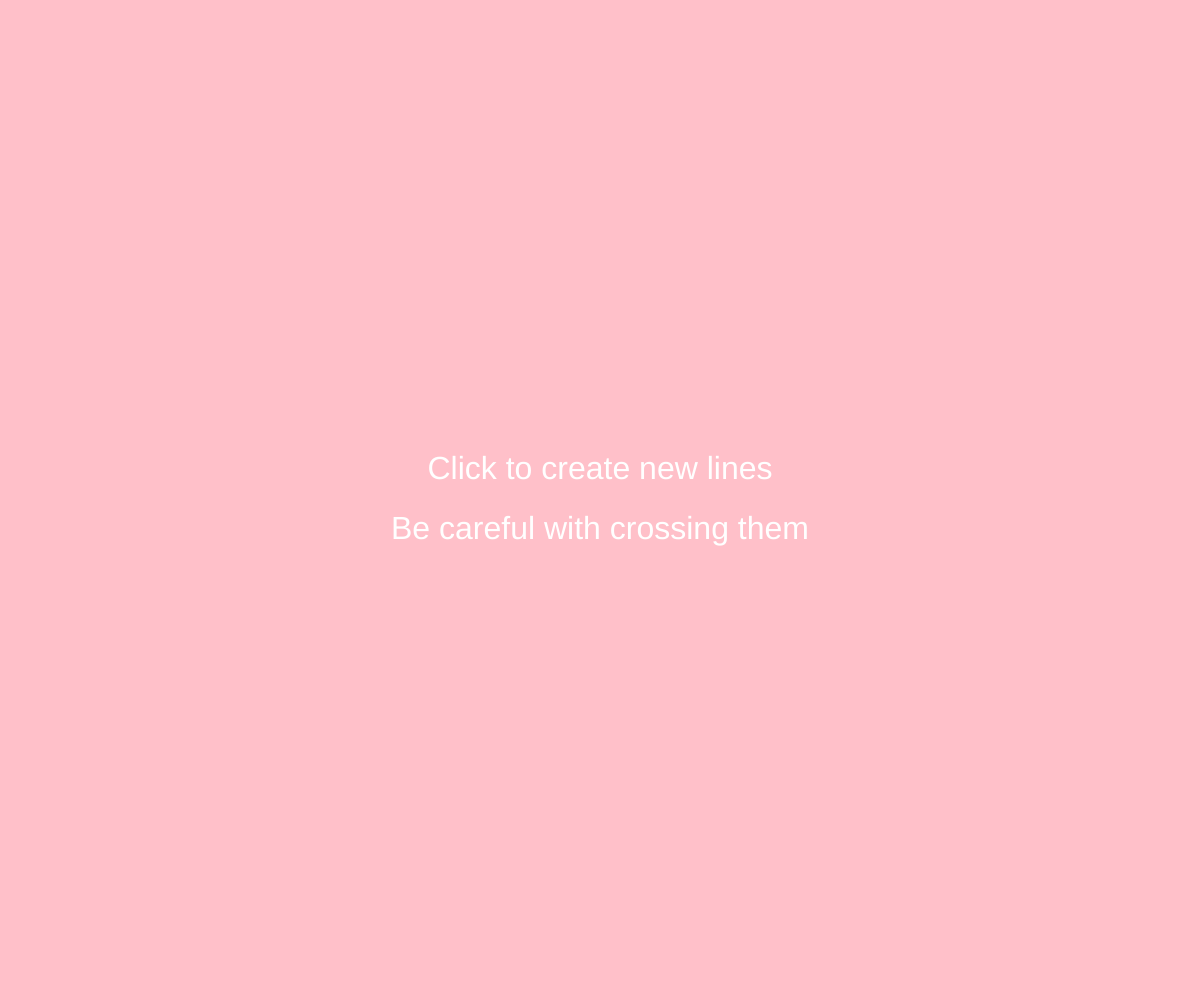
Frame 1 (no input)
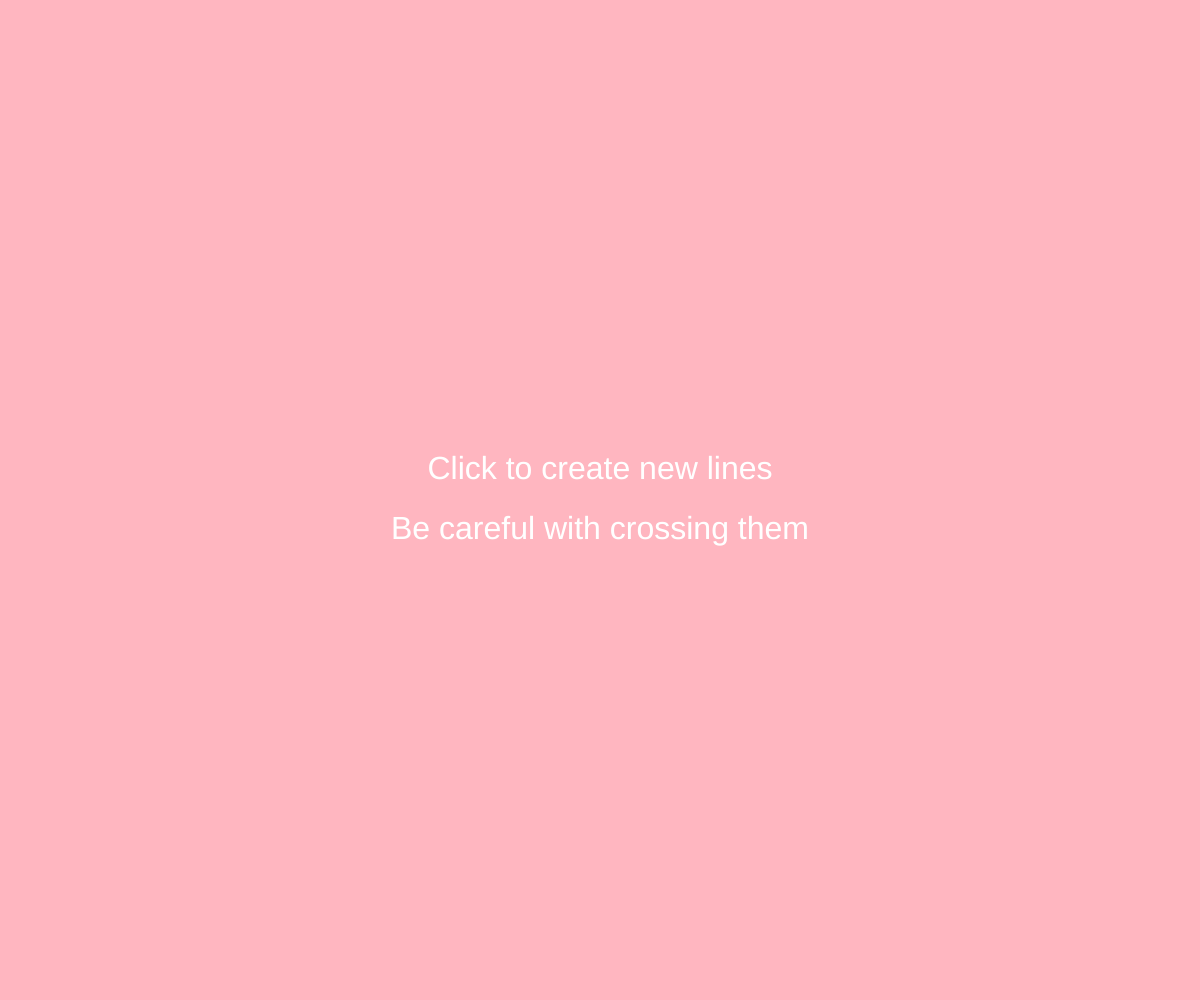
Frame 60 (no input)
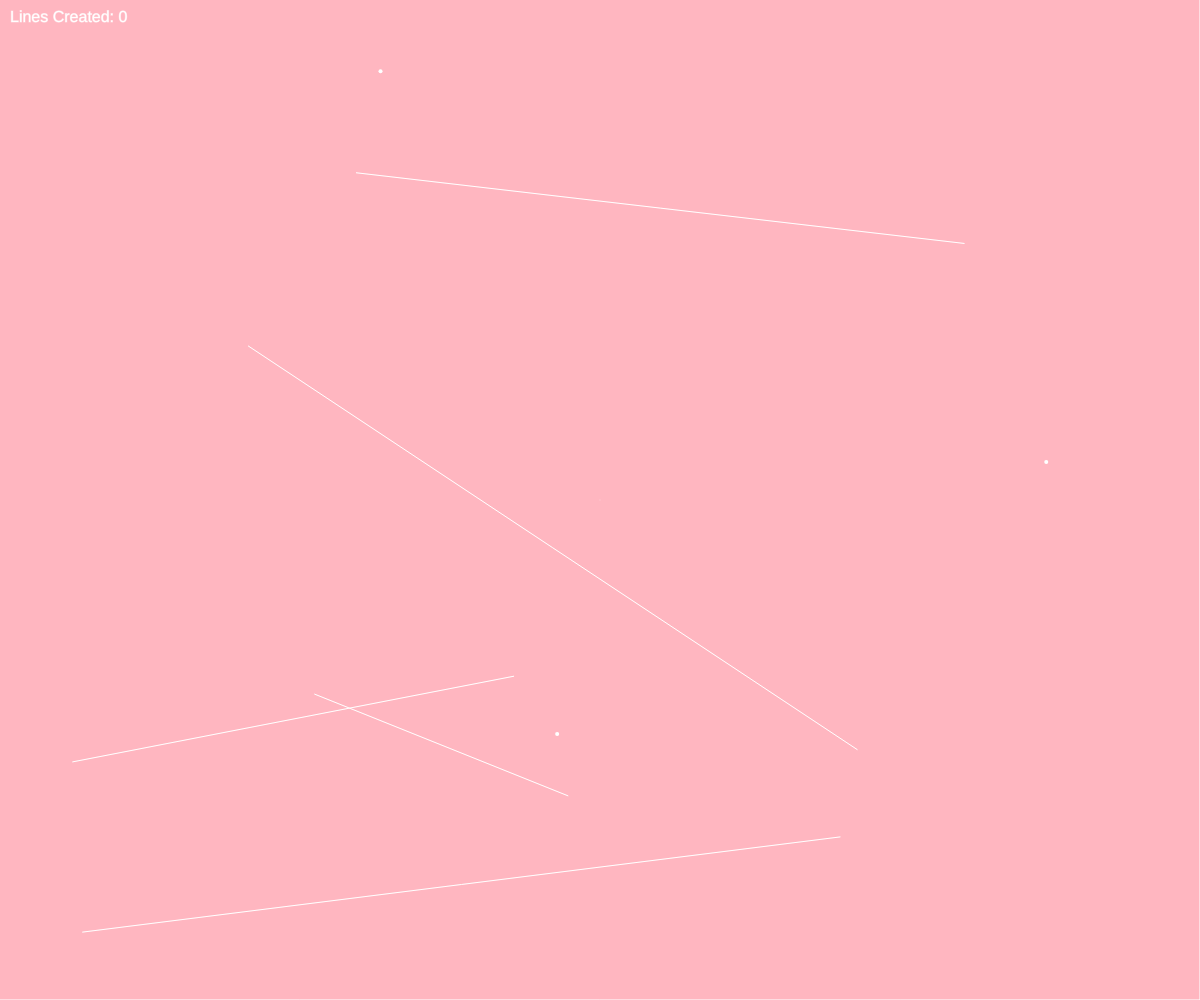
Frame 120 (the mouse pressed at the canvas centre since frame 60)

The p5.js sketch that drew these frames (run headless with seeded random() and noise() and a simulated clock; from frame 60 on, the mouse is pressed at the canvas centre):

// p5.js sketch
// ── sketch.js
let walls = [];
let particles = [];
let wallCount = 5;
let rayCount = 1; // Between 0-1 is best but it can be 0-X
let maxBounces = 3; // Maximum number of ray bounces
let creatingWall = false;
let tempWallStart;
let gameOver = false;
let lineCount = 0; // Count of new lines created
let showStartText = true; // Show initial text

function setup() {
  createCanvas(windowWidth, windowHeight);

  // Generate random walls
  for (let i = 0; i < wallCount; i++) {
    let x1 = random(width);
    let x2 = random(width);
    let y1 = random(height);
    let y2 = random(height);
    walls[i] = new Boundary(x1, y1, x2, y2);
  }

  // Outlines
  walls.push(new Boundary(-1, -1, width, -1));
  walls.push(new Boundary(width, -1, width, height));
  walls.push(new Boundary(width, height, -1, height));
  walls.push(new Boundary(-1, height, -1, -1));

  // Create multiple particles
  for (let i = 0; i < 3; i++) {
    particles.push(new Particle(random(width), random(height)));
  }

  noCursor();
}

function draw() {
  if (gameOver) {
    background(255, 182, 193); // Pink background
    fill(255); // White text
    textSize(48);
    textAlign(CENTER, CENTER);
    text("Game Over!", width / 2, height / 2);
    return;
  }

  background(255, 182, 193, 220); // Pink semi-transparent background for persistent trails

  // Show start text
  if (showStartText) {
    fill(255); // White text
    textSize(32);
    textAlign(CENTER, CENTER);
    text("Click to create new lines", width / 2, height / 2 - 30);
    text("Be careful with crossing them", width / 2, height / 2 + 30);
    return;
  }

  // Draw walls
  for (let wall of walls) {
    wall.show();
  }

  // Update and draw particles
  for (let particle of particles) {
    particle.automaticMovement();
    particle.show();
    particle.look(walls);
  }

  // Draw temporary wall during creation
  if (creatingWall && tempWallStart) {
    stroke(255, 100); // White line
    line(tempWallStart.x, tempWallStart.y, mouseX, mouseY);
  }

  // Display line count
  fill(255); // White text
  textSize(16);
  textAlign(LEFT, TOP);
  text(`Lines Created: ${lineCount}`, 10, 10);
}

function mousePressed() {
  if (gameOver) return;

  // Start creating a wall
  creatingWall = true;
  tempWallStart = createVector(mouseX, mouseY);

  // Hide start text after first interaction
  showStartText = false;
}

function mouseReleased() {
  if (gameOver || !creatingWall || !tempWallStart) return;

  // Finish creating a wall
  let newWall = new Boundary(tempWallStart.x, tempWallStart.y, mouseX, mouseY);

  // Check for intersections with existing walls
  for (let wall of walls) {
    if (checkIntersection(newWall, wall)) {
      gameOver = true;
      return;
    }
  }

  walls.push(newWall);
  lineCount++; // Increment line count
  creatingWall = false;
  tempWallStart = null;
}

/////////////////////////////////////////////// Walls
class Boundary {
  constructor(x1, y1, x2, y2) {
    this.a = createVector(x1, y1);
    this.b = createVector(x2, y2);
  }

  show() {
    stroke(255); // White walls
    line(this.a.x, this.a.y, this.b.x, this.b.y);
  }
}

/////////////////////////////////////////// Rays
class Ray {
  constructor(pos, angle) {
    this.pos = pos;
    this.dir = p5.Vector.fromAngle(angle);
  }

  lookAt(x, y) {
    this.dir.x = x - this.pos.x;
    this.dir.y = y - this.pos.y;
    this.dir.normalize();
  }

  show() {
    stroke(255); // White rays
    push();
    translate(this.pos.x, this.pos.y);
    line(0, 0, this.dir.x * 10, this.dir.y * 10);
    pop();
  }

  cast(wall) {
    const x1 = wall.a.x;
    const y1 = wall.a.y;
    const x2 = wall.b.x;
    const y2 = wall.b.y;

    const x3 = this.pos.x;
    const y3 = this.pos.y;
    const x4 = this.pos.x + this.dir.x;
    const y4 = this.pos.y + this.dir.y;

    const den = (x1 - x2) * (y3 - y4) - (y1 - y2) * (x3 - x4);
    if (den == 0) {
      return;
    }

    const t = ((x1 - x3) * (y3 - y4) - (y1 - y3) * (x3 - x4)) / den;
    const u = -((x1 - x2) * (y1 - y3) - (y1 - y2) * (x1 - x3)) / den;
    if (t > 0 && t < 1 && u > 0) {
      const pt = createVector();
      pt.x = x1 + t * (x2 - x1);
      pt.y = y1 + t * (y2 - y1);
      return pt;
    } else {
      return;
    }
  }
}

//////////////////////////////////////////////////// Particles
class Particle {
  constructor(x, y) {
    this.pos = createVector(x, y);
    this.rays = [];
    for (let a = 0; a < 360; a += rayCount) {
      this.rays.push(new Ray(this.pos, radians(a)));
    }
  }

  update(x, y) {
    this.pos.set(x, y);
  }

  automaticMovement() {
    // Move the particle in a smooth, random direction using Perlin noise
    this.pos.x += map(noise(frameCount * 0.01, this.pos.y), 0, 1, -2, 2);
    this.pos.y += map(noise(frameCount * 0.01, this.pos.x), 0, 1, -2, 2);

    // Keep particle within bounds
    this.pos.x = constrain(this.pos.x, 0, width);
    this.pos.y = constrain(this.pos.y, 0, height);
  }

  look(walls) {
    for (let i = 0; i < this.rays.length; i++) {
      const ray = this.rays[i];
      let closest = null;
      let record = Infinity;

      let currentPos = ray.pos.copy();
      let currentDir = ray.dir.copy();
      for (let b = 0; b < maxBounces; b++) {
        let foundIntersection = false;

        for (let wall of walls) {
          const pt = ray.cast(wall);
          if (pt) {
            const d = p5.Vector.dist(currentPos, pt);
            if (d < record) {
              record = d;
              closest = pt;
              currentDir = p5.Vector.sub(pt, currentPos).normalize();
              foundIntersection = true;
            }
          }
        }

        if (closest) {
          // Draw ray
          stroke(255, 150 - b * 50); // Fade with bounces
          line(currentPos.x, currentPos.y, closest.x, closest.y);

          // Update position to bounce point
          currentPos = closest.copy();
          ray.dir = currentDir.copy();
        }

        if (!foundIntersection) {
          break;
        }
      }
    }
  }

  show() {
    fill(255); // White particle
    noStroke();
    ellipse(this.pos.x, this.pos.y, 4);
  }
}

// Check if two walls intersect
function checkIntersection(wall1, wall2) {
  const x1 = wall1.a.x;
  const y1 = wall1.a.y;
  const x2 = wall1.b.x;
  const y2 = wall1.b.y;
  const x3 = wall2.a.x;
  const y3 = wall2.a.y;
  const x4 = wall2.b.x;
  const y4 = wall2.b.y;

  const den = (x1 - x2) * (y3 - y4) - (y1 - y2) * (x3 - x4);
  if (den === 0) {
    return false; // Lines are parallel
  }

  const t = ((x1 - x3) * (y3 - y4) - (y1 - y3) * (x3 - x4)) / den;
  const u = -((x1 - x2) * (y1 - y3) - (y1 - y2) * (x1 - x3)) / den;

  // Check if the intersection point lies on both line segments
  if (t > 0 && t < 1 && u > 0 && u < 1) {
    return true; // The walls intersect
  }

  return false; // No intersection
}
